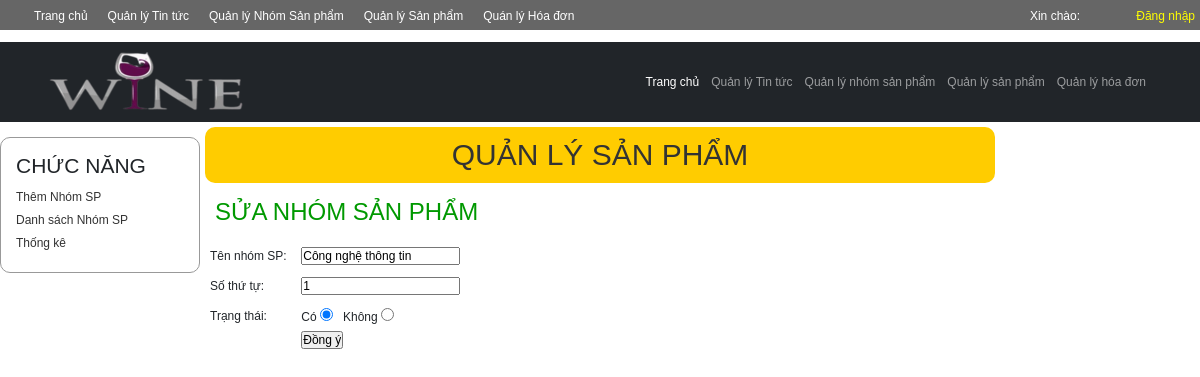
The app's page /index_admin.php?module=nhomsp&act=sua&id=8, older data.
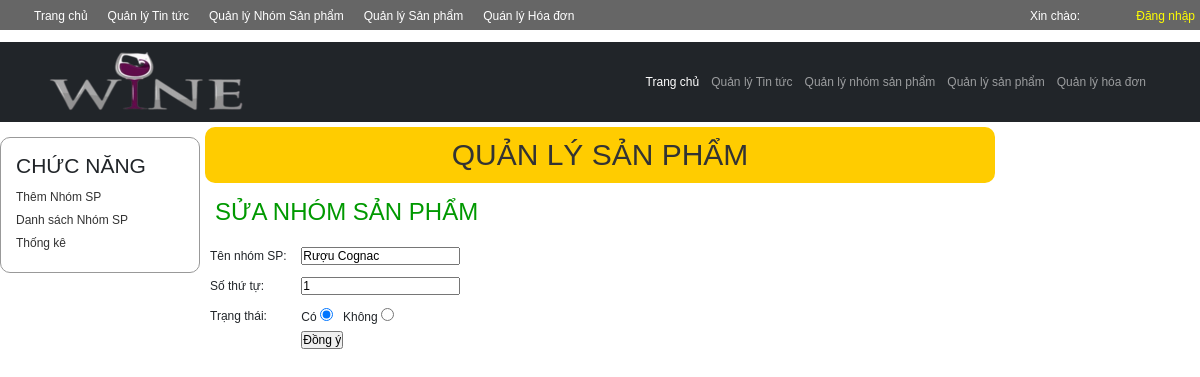
The same page, newer data.
### tables this page shows
CREATE TABLE `tbcategory` (
  `cat_id` int(11) NOT NULL,
  `cat_name` varchar(100) NOT NULL,
  `cat_ord` int(11) DEFAULT NULL,
  `cat_status` tinyint(1) DEFAULT NULL
);

### Models/clsDatabase.php (called while the page is built, shortened)
<?php
class clsDatabase
{
	public $conn = NULL;
	function __construct()
	{
		try
		{
			$this->conn = new PDO("mysql:host=localhost;dbname=shop","root","");
			$this->conn->exec("SET NAMES UTF8");
		}
		catch(PDOException $ex)
		{
			echo "<h3>" . $ex->getMessage() . "</h3>";
			die("<h3> LỖI KẾT NỐI CSDL </h3>");
		}
	}
	function ThucthiSQL($sql, $data=NULL)
	{
		$this->pdo_stm = $this->conn->prepare($sql);
		$ketqua=false;
		if($data!=NULL)
			$ketqua = $this->pdo_stm->execute($data);
		else
			$ketqua = $this->pdo_stm->execute();
		return $ketqua;
	}
}
?>

### Models/clsCategory.php (called while the page is built, shortened)
<?php
require_once("clsDatabase.php");
class clsCategory
{
	public $db;
	function __construct()
	{
		$this->db = new clsDatabase();
	}
	function TimTheoIDNhomSanpham($cat_id)
	{
		$sql = "SELECT * FROM tbcategory WHERE cat_id=?";
		$data[] = $cat_id;
 		$ketqua = $this->db->ThucthiSQL($sql,$data);
		if($ketqua==TRUE)
			$this->data = $this->db->pdo_stm->fetch();
		return $ketqua;
	}
}
?>

### Views/vSuaNhomSP.php (the view, shortened to what this page needs)
<?php
if($Nhomsanpham->data==NULL)
{
	$thongbao ="không tìm thấy thông tin";
	require("Views/vKetqua.php");
}
else
{
?>
        <div id="content_left">
        	<div class="left1">
            	<h3>CHỨC NĂNG</h3>
                <p><a href="?module=<?=$module?>&act=them">Thêm Nhóm SP</a></p>
                <p><a href="?module=<?=$module?>">Danh sách Nhóm SP</a></p>
                <p><a href="?module=<?=$module?>">Thống kê</a></p>
            </div>
        </div>
        <div id="content_right">
        	<h1> QUẢN LÝ SẢN PHẨM</h1>
            <h2> SỬA NHÓM SẢN PHẨM</h2>
            <div id="right_detail">
            <?php
				$row = $Nhomsanpham->data;
			?>
            <form name="form1" method="post" action="?module=<?=$module?>&act=xulysua">
              <table width="400" border="0" align="center" cellpadding="0" cellspacing="0">
                <tr>
                  <td width="120" height="30">Tên nhóm SP:</td>
                  <td width="380"><input type="text" name="t1" id="t1" value="<?=$row["cat_name"];?>"></td>
                </tr>
                <tr>
                  <td height="30">Số thứ tự:</td>
                  <td><input type="text" name="t2" id="t2"  value="<?=$row["cat_ord"];?>"></td>
                </tr>
                <tr>
                  <td height="30">Trạng thái:</td>
                  <td>
                  Có <input type="radio" name="rTrangthai" id="r1" value="1" <?=($row["cat_status"]==1)?"checked":""?> > &nbsp;
                  Không <input type="radio" name="rTrangthai" id="r2" value="0"  <?=($row["cat_status"]==0)?"checked":""?> >
                  </td>
                </tr>
                <tr>
                  <td></td>
                  <td><input type="submit" name="button" id="button" value="Đồng ý"></td>
                </tr>
              </table>
            </form>
			</div>
        </div>
<?php
}
?>

Row changes from the older to the newer data that the page shows:
changed tbcategory: t1 "Công nghệ thông tin" → "Rượu Cognac"
